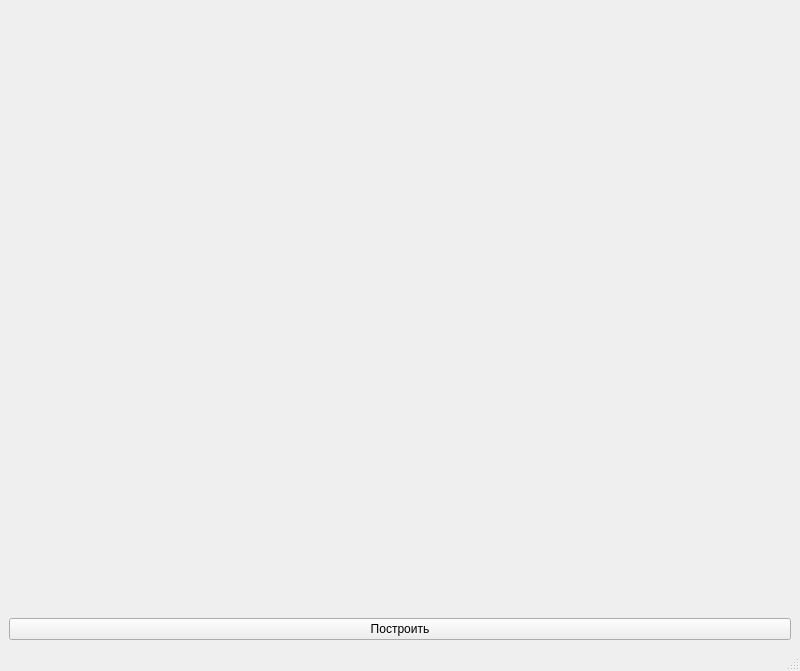
<?xml version="1.0" encoding="UTF-8"?>
<ui version="4.0">
 <class>MainWindow</class>
 <widget class="QMainWindow" name="MainWindow">
  <property name="geometry">
   <rect>
    <x>0</x>
    <y>0</y>
    <width>800</width>
    <height>671</height>
   </rect>
  </property>
  <property name="windowTitle">
   <string>MainWindow</string>
  </property>
  <widget class="QWidget" name="centralwidget">
   <layout class="QGridLayout" name="gridLayout">
    <item row="0" column="0">
     <widget class="QCustomPlot" name="widget" native="true"/>
    </item>
    <item row="2" column="0">
     <widget class="QPushButton" name="pushButton">
      <property name="text">
       <string>Построить</string>
      </property>
     </widget>
    </item>
   </layout>
  </widget>
  <widget class="QMenuBar" name="menubar">
   <property name="geometry">
    <rect>
     <x>0</x>
     <y>0</y>
     <width>800</width>
     <height>22</height>
    </rect>
   </property>
  </widget>
  <widget class="QStatusBar" name="statusbar"/>
 </widget>
 <customwidgets>
  <customwidget>
   <class>QCustomPlot</class>
   <extends>QWidget</extends>
   <header>qcustomplot.h</header>
   <container>1</container>
  </customwidget>
 </customwidgets>
 <resources/>
 <connections/>
</ui>
